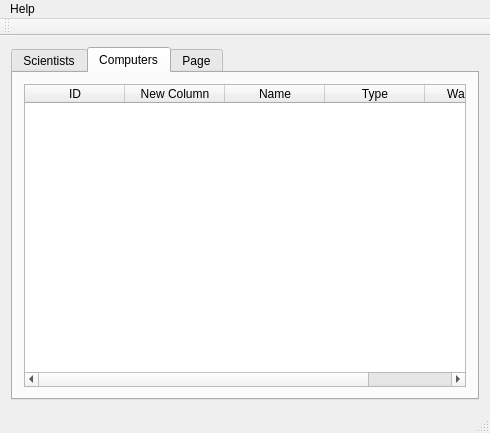
<?xml version="1.0" encoding="UTF-8"?>
<ui version="4.0">
 <class>MainWindow</class>
 <widget class="QMainWindow" name="MainWindow">
  <property name="geometry">
   <rect>
    <x>0</x>
    <y>0</y>
    <width>490</width>
    <height>433</height>
   </rect>
  </property>
  <property name="font">
   <font>
    <pointsize>9</pointsize>
   </font>
  </property>
  <property name="windowTitle">
   <string>MainWindow</string>
  </property>
  <widget class="QWidget" name="centralWidget">
   <layout class="QVBoxLayout" name="verticalLayout_2">
    <item>
     <widget class="QTabWidget" name="tabWidget">
      <property name="currentIndex">
       <number>1</number>
      </property>
      <widget class="QWidget" name="tabScientist">
       <attribute name="title">
        <string>Scientists</string>
       </attribute>
       <layout class="QVBoxLayout" name="verticalLayout">
        <item>
         <widget class="QLineEdit" name="lineEditScientist">
          <property name="placeholderText">
           <string>Search scientists</string>
          </property>
         </widget>
        </item>
        <item>
         <widget class="QComboBox" name="comboBoxScientist"/>
        </item>
        <item>
         <widget class="QTableWidget" name="tableWidget">
          <property name="editTriggers">
           <set>QAbstractItemView::NoEditTriggers</set>
          </property>
          <property name="selectionBehavior">
           <enum>QAbstractItemView::SelectRows</enum>
          </property>
          <property name="sortingEnabled">
           <bool>true</bool>
          </property>
          <attribute name="horizontalHeaderStretchLastSection">
           <bool>true</bool>
          </attribute>
          <attribute name="verticalHeaderVisible">
           <bool>false</bool>
          </attribute>
          <column>
           <property name="text">
            <string>ID</string>
           </property>
          </column>
          <column>
           <property name="text">
            <string>First name</string>
           </property>
          </column>
          <column>
           <property name="text">
            <string>Last name</string>
           </property>
          </column>
          <column>
           <property name="text">
            <string>Gender</string>
           </property>
          </column>
          <column>
           <property name="text">
            <string>Nationality</string>
           </property>
          </column>
          <column>
           <property name="text">
            <string>Y.O.B.</string>
           </property>
          </column>
          <column>
           <property name="text">
            <string>Y.O.D.</string>
           </property>
          </column>
          <column>
           <property name="text">
            <string>Y.O.A.</string>
           </property>
          </column>
         </widget>
        </item>
        <item>
         <widget class="QPushButton" name="pushButtonEdit">
          <property name="text">
           <string>Edit</string>
          </property>
         </widget>
        </item>
        <item>
         <widget class="QPushButton" name="pushButtonAdd">
          <property name="text">
           <string>Add</string>
          </property>
         </widget>
        </item>
        <item>
         <widget class="QPushButton" name="pushButtonDelete">
          <property name="text">
           <string>Delete</string>
          </property>
         </widget>
        </item>
       </layout>
      </widget>
      <widget class="QWidget" name="tabComputer">
       <attribute name="title">
        <string>Computers</string>
       </attribute>
       <layout class="QVBoxLayout" name="verticalLayout_3">
        <item>
         <widget class="QTableWidget" name="tableWidget_2">
          <property name="editTriggers">
           <set>QAbstractItemView::NoEditTriggers</set>
          </property>
          <attribute name="horizontalHeaderStretchLastSection">
           <bool>true</bool>
          </attribute>
          <column>
           <property name="text">
            <string>ID</string>
           </property>
          </column>
          <column>
           <property name="text">
            <string>New Column</string>
           </property>
          </column>
          <column>
           <property name="text">
            <string>Name</string>
           </property>
          </column>
          <column>
           <property name="text">
            <string>Type</string>
           </property>
          </column>
          <column>
           <property name="text">
            <string>Was built?</string>
           </property>
          </column>
         </widget>
        </item>
       </layout>
      </widget>
      <widget class="QWidget" name="tab_3">
       <attribute name="title">
        <string>Page</string>
       </attribute>
      </widget>
     </widget>
    </item>
   </layout>
  </widget>
  <widget class="QMenuBar" name="menuBar">
   <property name="geometry">
    <rect>
     <x>0</x>
     <y>0</y>
     <width>490</width>
     <height>17</height>
    </rect>
   </property>
   <widget class="QMenu" name="menuHelp">
    <property name="title">
     <string>Help</string>
    </property>
   </widget>
   <addaction name="menuHelp"/>
  </widget>
  <widget class="QToolBar" name="mainToolBar">
   <attribute name="toolBarArea">
    <enum>TopToolBarArea</enum>
   </attribute>
   <attribute name="toolBarBreak">
    <bool>false</bool>
   </attribute>
  </widget>
  <widget class="QStatusBar" name="statusBar"/>
 </widget>
 <layoutdefault spacing="6" margin="11"/>
 <resources/>
 <connections/>
</ui>
